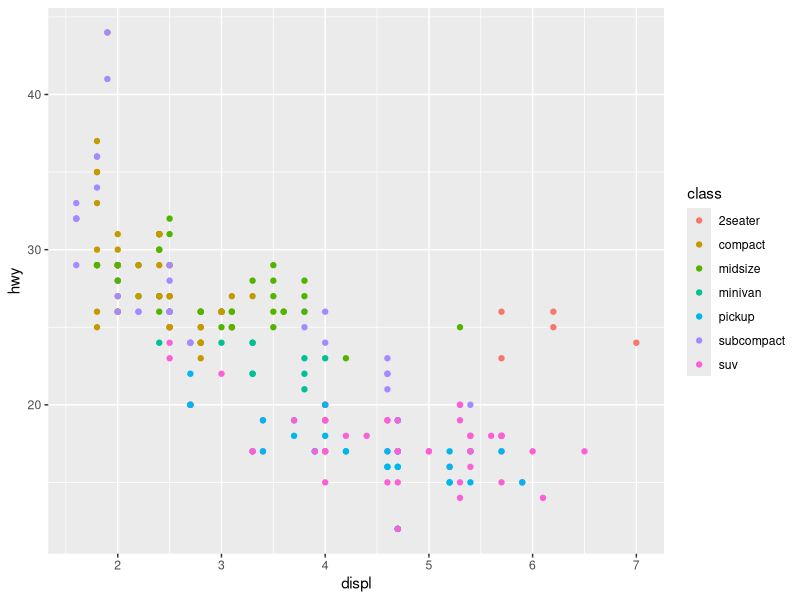
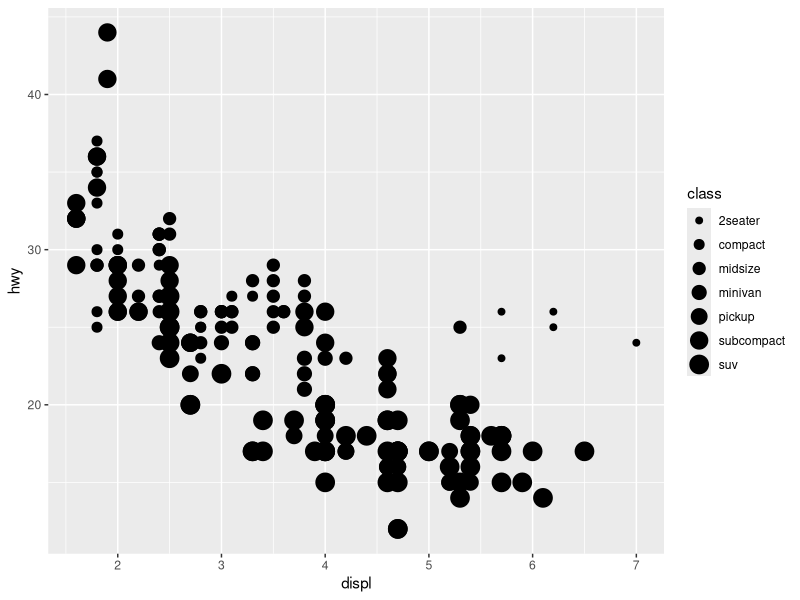
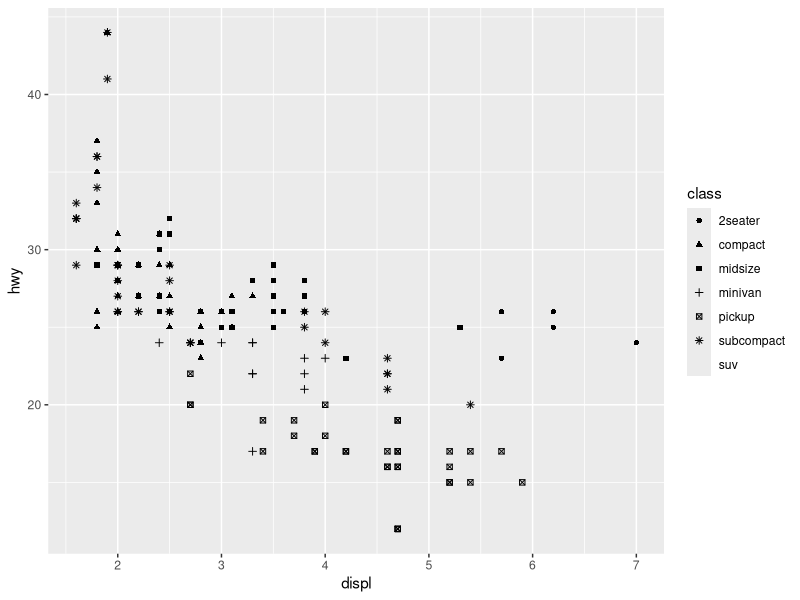
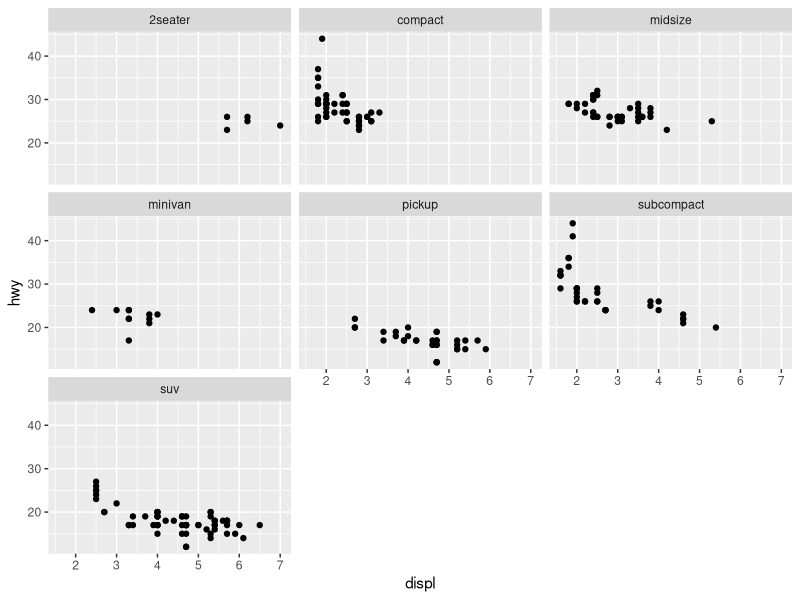
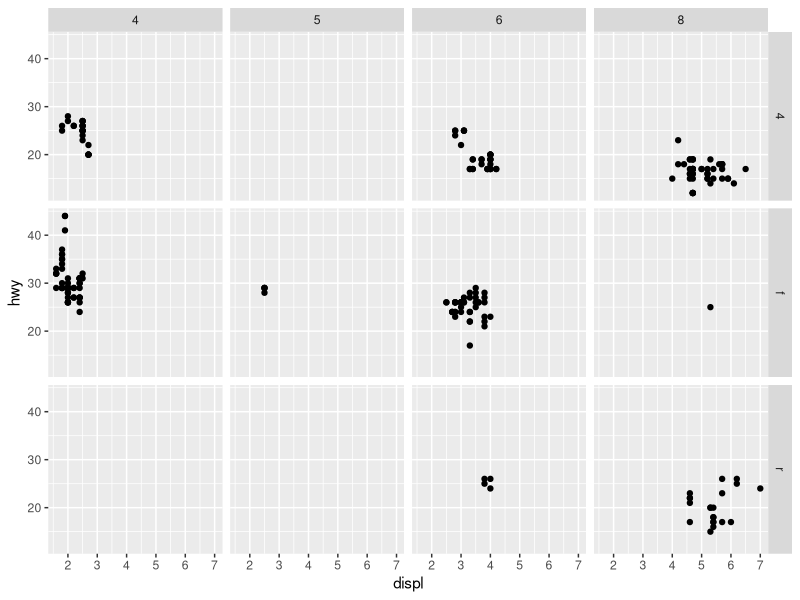
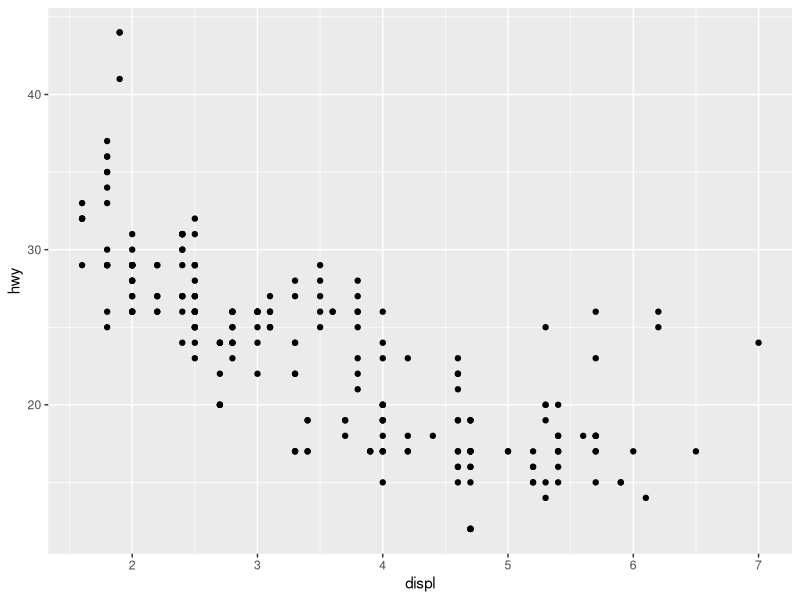
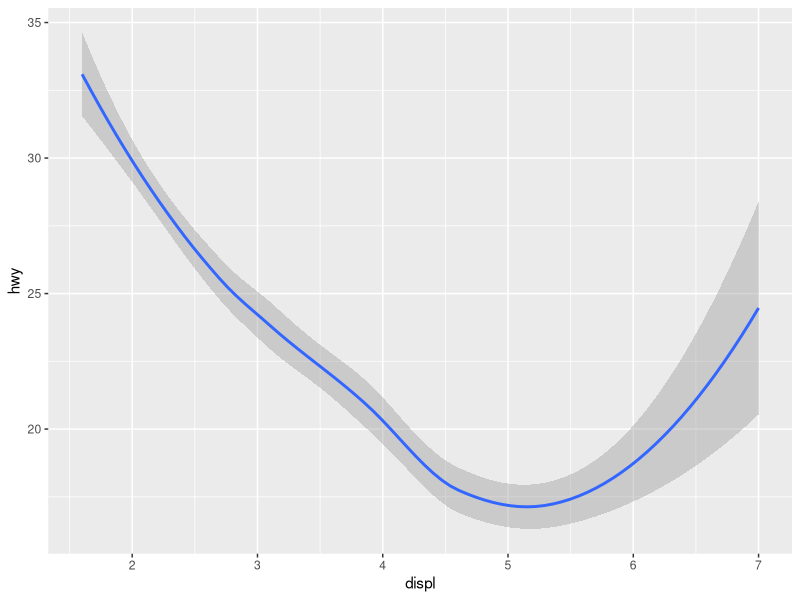
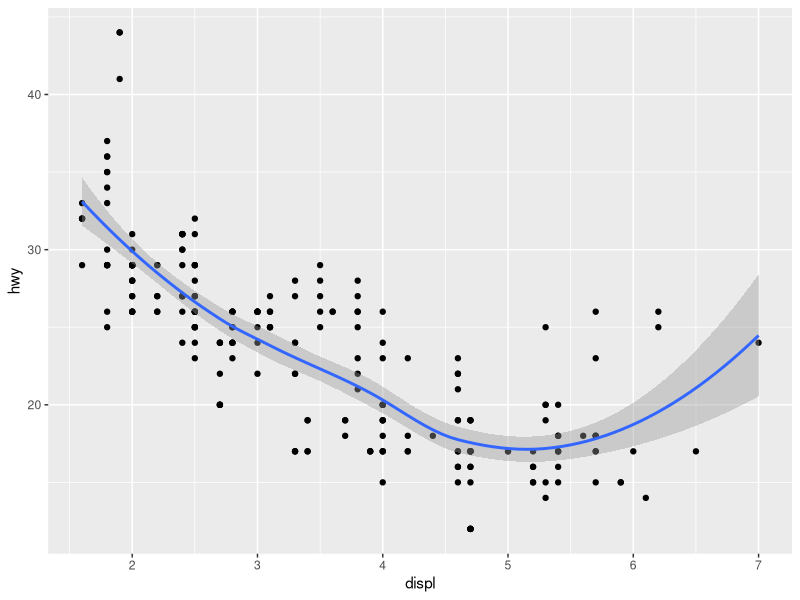

Reproduce these figures in R, in order.
install.packages("tidyverse")
library(tidyverse)
ggplot(data = mpg) + 
  geom_point(mapping = aes(x = displ, y = hwy, color = class))

ggplot(data = mpg) + 
  geom_point(mapping = aes(x = displ, y = hwy, size = class))

ggplot(data = mpg) + 
  geom_point(mapping = aes(x = displ, y = hwy, shape = class))

ggplot(data = mpg) + 
  geom_point(mapping = aes(x = displ, y = hwy)) +
  facet_wrap(~ class, nrow = 3)

ggplot(data = mpg) + 
  geom_point(mapping = aes(x = displ, y = hwy)) +
  facet_grid(drv ~ cyl)

ggplot(data = mpg) + 
  geom_point(mapping = aes(x = displ, y = hwy)) # left
ggplot(data = mpg) + 
  geom_smooth(mapping = aes(x = displ, y = hwy)) # right

ggplot(data = mpg) + 
  geom_point(mapping = aes(x = displ, y = hwy)) + 
  geom_smooth(mapping = aes(x = displ, y = hwy))

ggplot(data = diamonds) + 
  geom_bar(mapping = aes(x = cut, fill = clarity))

ggplot(data = diamonds) + 
  geom_bar(mapping = aes(x = cut, fill = clarity), position = "identity")

ggplot(data = diamonds) + 
  geom_bar(mapping = aes(x = cut, fill = clarity), position = "fill")

ggplot(data = diamonds) + 
  geom_bar(mapping = aes(x = cut, fill = clarity), position = "dodge")

ggplot(data = mpg) + 
  geom_point(mapping = aes(x = displ, y = hwy), position = "jitter")

bar <- ggplot(data = diamonds) + 
  geom_bar(
    mapping = aes(x = cut, fill = cut), 
    show.legend = FALSE,
    width = 1
  ) + 
  theme(aspect.ratio = 1) +
  labs(x = NULL, y = NULL)
bar + coord_flip()
bar + coord_polar()
